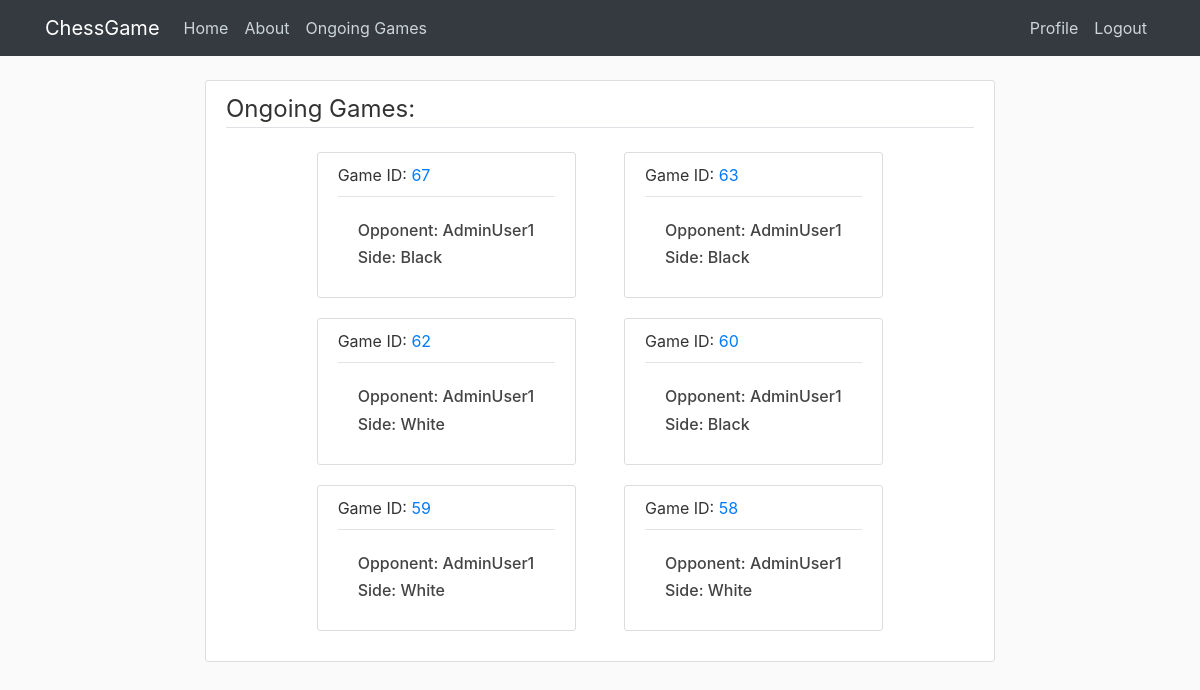
Before: /ongoing/ (signed in) with the older database file.
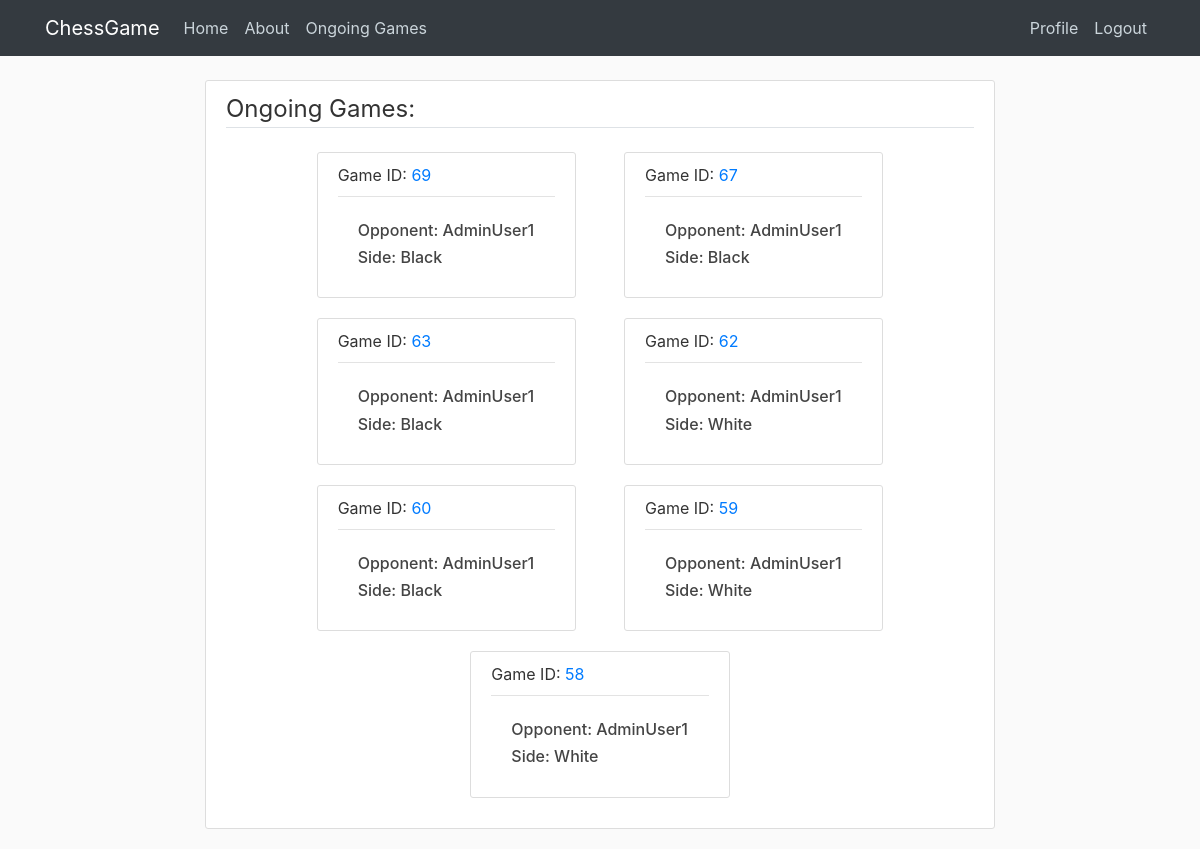
After: the same page with the newer database file.
### chess/models.py (models this page shows, shortened)
class Game(models.Model):
    host = ForeignKey(User, on_delete=models.CASCADE, related_name='host')
    opponent = ForeignKey(User, on_delete=models.CASCADE, related_name='opponent', null=True)
    host_white = models.BooleanField(default=True)
    fen = models.CharField(max_length=100, null=True, blank=True)
    pgn = models.TextField(null=True, blank=True)
    result = models.IntegerField(default=None, choices=RESULT, blank=True, null=True)
    winner = ForeignKey(User, default=None, on_delete=models.CASCADE, related_name='winner', blank=True, null=True)
    status = models.IntegerField(default=CREATED, choices=GAME_STATUS)

### chess/views.py (the view)
# urls.py: path('ongoing/', views.ongoing, name="ongoing"),
def ongoing(request):
    games = []
    all = Game.objects.filter(Q(host=request.user) | Q(opponent=request.user)).filter(~Q(status=COMPLETED)).order_by('-id')
    for game in all:
        game_info = {}
        game_info['game'] = game
        game_info['link'] = f"/multi/{game.id}"
        game_info['side'] = determine_side(game, request.user)
        game_info['opponent'] = game.opponent
        if game.host != request.user:
            game_info['opponent'] = game.host
        games.append(game_info)
    return render(request, 'chess/ongoing.html', {'games' : games})

### chess/views.py (called while the page is built)
def determine_side(game, user):
    if user == game.host:
        if game.host_white:
            return 'White'
        else:
            return 'Black'
    else:
        if game.host_white:
            return 'Black'
        else:
            return 'White'

### chess/templates/chess/ongoing.html
{% extends "users/base.html" %}
{% block content %}
    <div class="content-section">
        <legend class="border-bottom mb-4">Ongoing Games:</legend>
        {% for g in games %}
            {% if forloop.first %}<div class="row justify-content-md-center">{% endif %}
            <article class="media content-section col-md-4 mx-4">
                <div class="media-body">
                    <div class="article-metadata">
                        <label for="opponent" class="label">Game ID:</label>
                        <a id="opponent" href="{{g.link}}">{{ g.game.pk }}</a>
                    </div>
                    <div class="card-body">
                        <h6 class="card-text">Opponent: {{ g.opponent }} </h6>
                        <h6 class="card-text">Side: {{ g.side }} </h6>
                    </div>
                </div>
            </article>
        {% endfor %}
    </div>
{% endblock content %}

### users/templates/users/base.html (shortened to what this page needs)
{% load static %}
<!DOCTYPE html>
<html lang="en">
  <head>
      <link rel="stylesheet"
            href="https://maxcdn.bootstrapcdn.com/bootstrap/4.0.0/css/bootstrap.min.css"
>
      <link rel="stylesheet" type="text/css" href="{% static 'chess/main.css' %}">
  </head>
  <body>
      <header class="site-header">
          <nav class="navbar navbar-expand-md navbar-dark bg-dark fixed-top">
            <div class="container">
              <a class="navbar-brand me-4" href="{% url 'home' %}">ChessGame</a>
              <div class="collapse navbar-collapse" id="navbarToggle">
                <div class="navbar-nav mr-auto">
                  <a class="nav-item nav-link" href="{% url 'home' %}">Home</a>
                  <a class="nav-item nav-link" href="{% url 'about' %}">About</a>
                  {% if user.is_authenticated %}
                  <a class="nav-item nav-link" href="{% url 'ongoing' %}">Ongoing Games</a>
                  {% endif %}
                </div>
                <div class="navbar-nav ms-auto">
                  {% if user.is_authenticated %}
                    <a class="nav-item nav-link" href="{% url 'profile' %}">Profile</a>
                    <a class="nav-item nav-link" href="{% url 'logout' %}">Logout</a>
                  {% else %}
                    <a class="nav-item nav-link" href="{% url 'login' %}">Login</a>
                    <a class="nav-item nav-link" href="{% url 'register' %}">Register</a>
                  {% endif %}
                </div>
              </div>
            </div>
          </nav>
    </header>
    <div id="content">
      <div class="row h-100">
        <div class="col-md-8 mx-auto">
          {% block content %}{% endblock %}
        </div>
      </div>
    </div>
  </body>
</html>

### chess/static/chess/main.css (style rules this page uses)
body { background: #fafafa; color: #333333; margin-top: 5rem; }
h1, h2, h3, h4, h5, h6 { color: #444444; }
.site-header .navbar-nav .nav-link { color: #cbd5db; }
.content-section { background: #ffffff; padding: 10px 20px; border: 1px solid #dddddd; border-radius: 3px; margin-bottom: 20px; }
.article-metadata { padding-bottom: 1px; margin-bottom: 4px; border-bottom: 1px solid #e3e3e3 }

Changed rows visible on the page:
added Game: game.pk "69", opponent "AdminUser1", side "Black"
